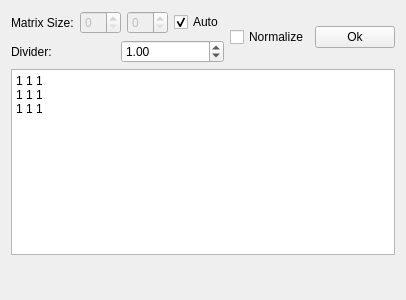
<?xml version="1.0" encoding="UTF-8"?>
<ui version="4.0">
 <class>Convolution</class>
 <widget class="QWidget" name="Convolution">
  <property name="geometry">
   <rect>
    <x>0</x>
    <y>0</y>
    <width>400</width>
    <height>300</height>
   </rect>
  </property>
  <property name="windowTitle">
   <string>Form</string>
  </property>
  <layout class="QVBoxLayout" name="verticalLayout">
   <item>
    <layout class="QHBoxLayout" name="horizontalLayout_3">
     <item>
      <layout class="QVBoxLayout" name="verticalLayout_2">
       <item>
        <layout class="QHBoxLayout" name="horizontalLayout">
         <item>
          <widget class="QLabel" name="label">
           <property name="text">
            <string>Matrix Size:</string>
           </property>
          </widget>
         </item>
         <item>
          <widget class="QSpinBox" name="spinBox">
           <property name="enabled">
            <bool>false</bool>
           </property>
           <property name="value">
            <number>0</number>
           </property>
          </widget>
         </item>
         <item>
          <widget class="QSpinBox" name="spinBox_2">
           <property name="enabled">
            <bool>false</bool>
           </property>
           <property name="value">
            <number>0</number>
           </property>
          </widget>
         </item>
         <item>
          <widget class="QCheckBox" name="checkBox">
           <property name="text">
            <string>Auto</string>
           </property>
           <property name="checked">
            <bool>true</bool>
           </property>
          </widget>
         </item>
        </layout>
       </item>
       <item>
        <layout class="QHBoxLayout" name="horizontalLayout_2">
         <item>
          <widget class="QLabel" name="label_2">
           <property name="text">
            <string>Divider:</string>
           </property>
          </widget>
         </item>
         <item>
          <widget class="QDoubleSpinBox" name="doubleSpinBox">
           <property name="minimum">
            <double>-99.989999999999995</double>
           </property>
           <property name="singleStep">
            <double>0.001000000000000</double>
           </property>
           <property name="value">
            <double>1.000000000000000</double>
           </property>
          </widget>
         </item>
        </layout>
       </item>
      </layout>
     </item>
     <item>
      <widget class="QCheckBox" name="checkBox_2">
       <property name="text">
        <string>Normalize</string>
       </property>
      </widget>
     </item>
     <item>
      <widget class="QPushButton" name="pushButton">
       <property name="text">
        <string>Ok</string>
       </property>
      </widget>
     </item>
     <item>
      <spacer name="horizontalSpacer">
       <property name="orientation">
        <enum>Qt::Horizontal</enum>
       </property>
       <property name="sizeHint" stdset="0">
        <size>
         <width>40</width>
         <height>20</height>
        </size>
       </property>
      </spacer>
     </item>
    </layout>
   </item>
   <item>
    <widget class="QPlainTextEdit" name="plainTextEdit">
     <property name="plainText">
      <string>1 1 1 
1 1 1 
1 1 1 </string>
     </property>
    </widget>
   </item>
   <item>
    <spacer name="verticalSpacer">
     <property name="orientation">
      <enum>Qt::Vertical</enum>
     </property>
     <property name="sizeHint" stdset="0">
      <size>
       <width>20</width>
       <height>40</height>
      </size>
     </property>
    </spacer>
   </item>
  </layout>
 </widget>
 <resources/>
 <connections/>
</ui>
